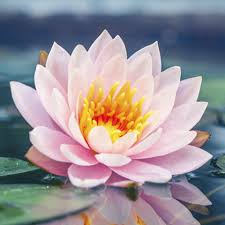
#> input picture Lab_2/flower.jpg, 225 x 225 px
$ jupyter execute lab_2.ipynb
#> lines starting #> are read from the running program, lines starting #| are printed output that depends on the picture
[cell 1]
import cv2
import numpy as np
import matplotlib.pyplot as plt

[cell 2]
img = cv2.imread('flower.jpg') # read image
#> img is the input picture: shape (225, 225, 3); mean B, G, R 150, 145.4, 152.8
img = cv2.cvtColor(img, cv2.COLOR_BGR2RGB)  # convert BGR to RGB
plt.imshow(img)
plt.title("Original Image")
plt.axis('off')
plt.show()

[cell 3]
# Define 3x3 mean filter kernel
G1 = np.ones((3, 3), np.float32) / 9

blurred_img = cv2.filter2D(img, -1, G1)
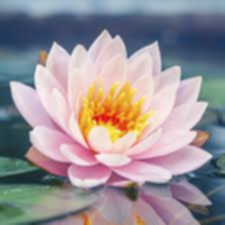
#> blurred_img: shape (225, 225, 3); mean R, G, B 152.8, 145.4, 150

plt.imshow(blurred_img)
plt.title("Blurred Image with Mean Filter (G1)")
plt.axis('off')
plt.show()

[cell 4]
G2 = np.array([[0, 0, 0],
               [0, 2, 0],
               [0, 0, 0]], np.float32)

bright_img = cv2.filter2D(img, -1, G2)
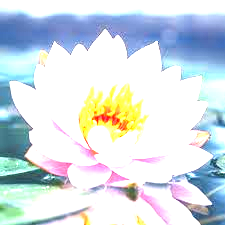
#> bright_img: shape (225, 225, 3); mean R, G, B 210.4, 221.5, 228.1

plt.imshow(bright_img)
plt.title("Image after G2 (Intensity ×2)")
plt.axis('off')
plt.show()

[cell 5]
# Define sharpening filter kernel
#Enhancing Edges and Details
G3 = np.array([[0, -1, 0],
               [-1, 5, -1],
               [0, -1, 0]], np.float32)

sharp_img = cv2.filter2D(img, -1, G3)
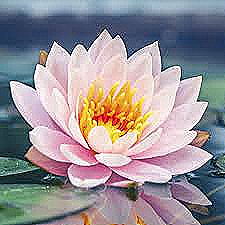
#> sharp_img: shape (225, 225, 3); mean R, G, B 151.4, 144.9, 149.5

plt.imshow(sharp_img)
plt.title("Sharpened Image (G3)")
plt.axis('off')
plt.show()

[cell 6]
# Define custom filter kernel G4
G4 = np.array([[-1, -1, 0],
               [-1, 3, 0],
               [0, 0, 0]], np.float32)

filtered_G4 = cv2.filter2D(img, -1, G4)
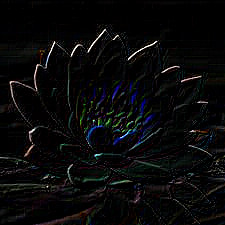
#> filtered_G4: shape (225, 225, 3); mean R, G, B 8.8, 9, 9.3
plt.imshow(filtered_G4)
plt.title("Filtered Image (G4)")
plt.axis('off')
plt.show()


# Add 0.5 to correct dark appearance
filtered_G4_corrected = np.clip(filtered_G4 + 0.5, 0, 1)
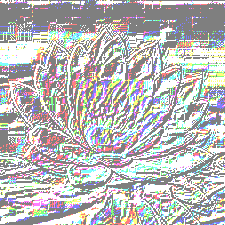
#> filtered_G4_corrected: shape (225, 225, 3) float64; mean R, G, B 0.733, 0.73, 0.731

plt.imshow(filtered_G4_corrected)
plt.title("Filtered Image (G4 + 0.5 correction)")
plt.axis('off')
plt.show()

[cell 7]
# Blur once
blur_once = cv2.filter2D(img, -1, G1)

# Blur twice
blur_twice = cv2.filter2D(blur_once, -1, G1)

plt.figure(figsize=(10,4))
plt.subplot(1,2,1)
plt.imshow(blur_once)
plt.title("Once Blurred")

plt.subplot(1,2,2)
plt.imshow(blur_twice)
plt.title("Twice Blurred")
plt.show()

[cell 8]
sobel_x = np.array([[-1, 0, 1],
                    [-2, 0, 2],
                    [-1, 0, 1]], np.float32)

edges_x = cv2.filter2D(cv2.cvtColor(img, cv2.COLOR_RGB2GRAY), -1, sobel_x)
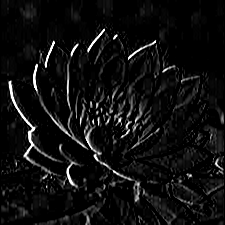
#> edges_x: shape (225, 225); min 0, max 255, mean 15.6

plt.imshow(edges_x, cmap='gray')
plt.title("Sobel Filter - Horizontal Edges")
plt.axis('off')
plt.show()

[cell 9]
sobel_y = np.array([[-1, -2, -1],
                    [0,  0,  0],
                    [1,  2,  1]], np.float32)

edges_y = cv2.filter2D(cv2.cvtColor(img, cv2.COLOR_RGB2GRAY), -1, sobel_y)
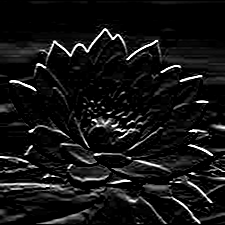
#> edges_y: shape (225, 225); min 0, max 255, mean 19.9

plt.imshow(edges_y, cmap='gray')
plt.title("Sobel Filter - Vertical Edges")
plt.axis('off')
plt.show()
